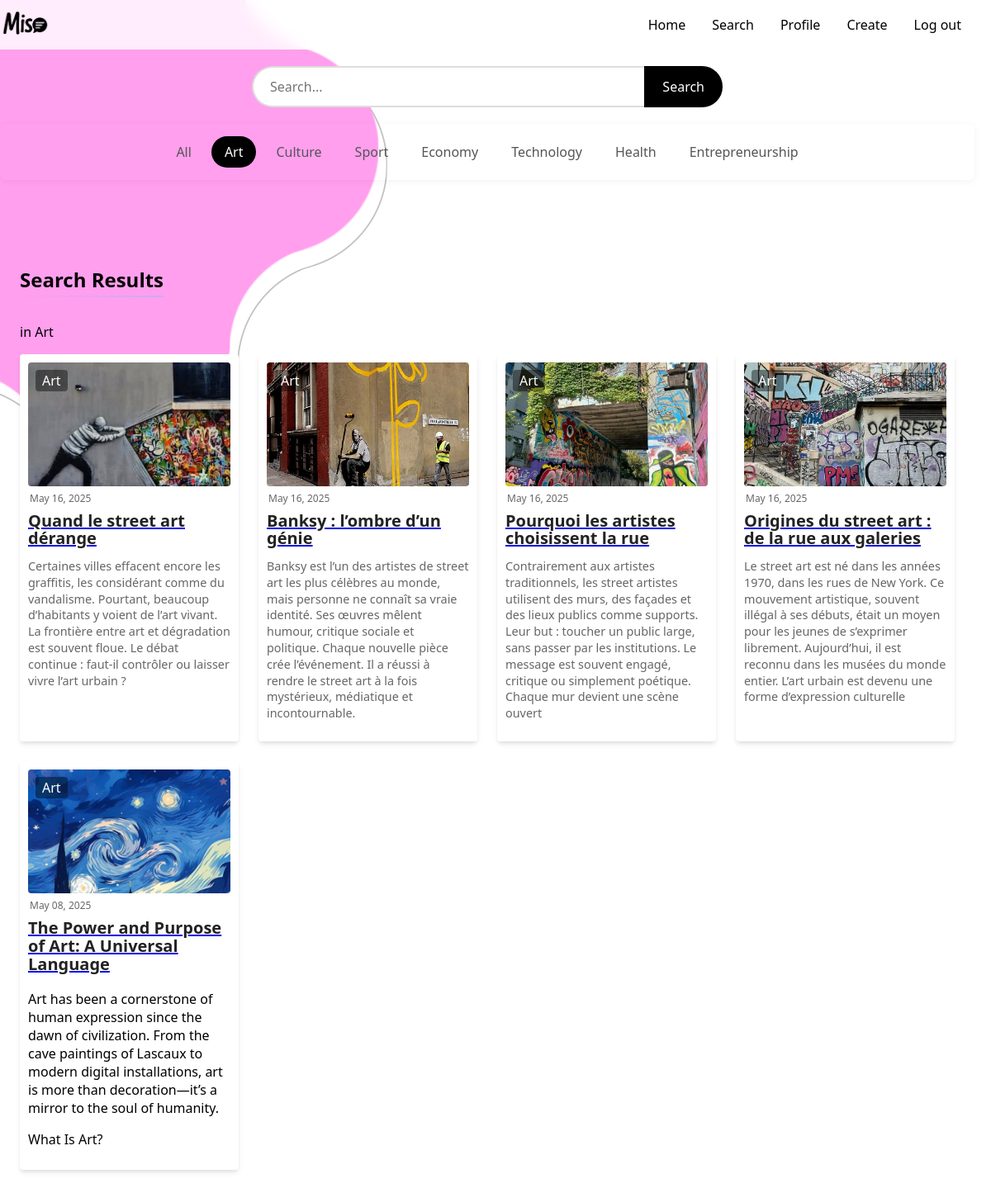
The page /search?category=art (signed in) on the database its author committed.
### app.py (models this page shows)
class Article(db.Model):
    id = db.Column(db.Integer, primary_key=True)
    title = db.Column(db.String(200), nullable=False)
    content = db.Column(db.Text, nullable=False)
    excerpt = db.Column(db.String(300))
    category = db.Column(db.String(50), nullable=False)
    date = db.Column(db.String(50), default=lambda: datetime.now(timezone.utc).strftime('%B %d, %Y'))
    image_url = db.Column(db.String(200), default='default_article.jpg')
    author_id = db.Column(db.Integer, db.ForeignKey('user.id'), nullable=False)

### app.py (the view)
@app.route('/search')
def search():
    if 'user_id' not in session:
        return redirect(url_for('search_be'))
    query = request.args.get('q', '')
    category = request.args.get('category', '')
    page = request.args.get('page', 1, type=int)
    base_query = Article.query
    if category:
        base_query = base_query.filter_by(category=category)
    if query:
        base_query = base_query.filter(
            (Article.title.ilike(f'%{query}%')) |
            (Article.content.ilike(f'%{query}%')) |
            (Article.category.ilike(f'%{query}%'))
        )
    results = base_query.order_by(Article.id.desc()).paginate(page=page, per_page=9)
    return render_template('search_page.html',
                         query=query,
                         results=results,
                         active_category=category,
                         page=page)

### templates/search_page.html (shortened to what this page needs)
<!DOCTYPE html>
<html>
    <head>
        <link rel="stylesheet" href="{{ url_for('static', filename='css/search_page.css') }}">
    </head>
    <body>
        <div class="wavy-circle-first wavy-circle"></div>
        <div class="wavy-circle-second wavy-circle"></div>
        <div class="wavy-circle-third wavy-circle"></div>
        <nav class="navbar">
            <a href="{{ url_for('home') }}" class="mi">
                <img src="{{ url_for('static', filename='images/logo.png') }}" alt="Miso Logo" class="logo-img">
            </a>
            <div class="navbar-links">
                <ul>
                    <li><a href="{{ url_for('home_after_login') }}">Home</a></li>
                    <li><a href="{{ url_for('search') }}" class="active">Search</a></li>
                    <li><a href="{{ url_for('profile') }}">Profile</a></li>
                    <li><a href="{{ url_for('create') }}">Create</a></li>
                    <li><a href="{{ url_for('logout') }}">Log out</a></li>
                </ul>
            </div>
        </nav>
        <div class="search-container">
            <form action="{{ url_for('search') }}" method="GET">
                <input type="text" name="q" placeholder="Search..." class="search-input" value="{{ query or '' }}">
                <button type="submit" class="search-button">Search</button>
            </form>
        </div>
        <div class="categories-nav">
          <ul class="categories-list">
              <li><a href="{{ url_for('search') }}" class="{% if not active_category %}active{% endif %}">All</a></li>
              <li><a href="{{ url_for('search', category='art') }}" class="{% if active_category == 'art' %}active{% endif %}">Art</a></li>
              <li><a href="{{ url_for('search', category='culture') }}" class="{% if active_category == 'culture' %}active{% endif %}">Culture</a></li>
              <li><a href="{{ url_for('search', category='sport') }}" class="{% if active_category == 'sport' %}active{% endif %}">Sport</a></li>
              <li><a href="{{ url_for('search', category='economy') }}" class="{% if active_category == 'economy' %}active{% endif %}">Economy</a></li>
              <li><a href="{{ url_for('search', category='technology') }}" class="{% if active_category == 'technology' %}active{% endif %}">Technology</a></li>
              <li><a href="{{ url_for('search', category='health') }}" class="{% if active_category == 'health' %}active{% endif %}">Health</a></li>
              <li><a href="{{ url_for('search', category='entrepreneurship') }}" class="{% if active_category == 'entrepreneurship' %}active{% endif %}">Entrepreneurship</a></li>
          </ul>
      </div>
        <section class="popular-articles">
            {% if query or active_category %}
                <div class="section-header">
                    <h2>Search Results</h2>
                    <p>
                        {% if active_category %}in {{ active_category|capitalize }}{% endif %}
                    </p>
                </div>
            {% else %}
                <div class="section-header">
                    <h2>Recent Articles</h2>
                    <p>Explore our latest content</p>
                </div>
            {% endif %}
            <div class="articles-grid">
                {% for article in results %}
                <div class="card">
                    <div class="header">
                        <div class="image" style="background-image: url('{{ url_for('static', filename='uploads/' + article.image_url) if article.image_url != 'default_article.jpg' else url_for('static', filename='images/default_article.jpg') }}')">
                            <span class="tag">{{ article.category|capitalize }}</span>
                        </div>
                        <div class="date">
                            <span>{{ article.date }}</span>
                        </div>
                    </div>
                    <div class="info">
                        <a href="{{ url_for('article_view', id=article.id) }}" class="block">
                            <span class="title">{{ article.title }}</span>
                        </a>
                        <p class="description">{{ article.excerpt | safe }}</p>
                    </div>
                </div>
                {% else %}
                <div class="no-results">
                    <p>No articles found{% if query %} for "{{ query }}"{% endif %}.</p>
                </div>
                {% endfor %}
            </div>
        </section>
    </body>
</html>

### rows shown on the page
Article: image_url (picture), category "Art", date "May 16, 2025", title "Quand le street art dérange", excerpt "Certaines villes effacent encore les graffitis, les considérant comme du vandalisme. Pourtant, beaucoup d’habitants y voient de l’art vivant. La frontière entre art et dégradation est souvent floue. Le débat continue : faut-il contrôler ou laisser vivre l’art urbain ?"
Article: image_url (picture), category "Art", date "May 16, 2025", title "Banksy : l’ombre d’un génie", excerpt "Banksy est l’un des artistes de street art les plus célèbres au monde, mais personne ne connaît sa vraie identité. Ses œuvres mêlent humour, critique sociale et politique. Chaque nouvelle pièce crée l’événement. Il a réussi à rendre le street art à la fois mystérieux, médiatique et incontournable."
Article: image_url (picture), category "Art", date "May 16, 2025", title "Pourquoi les artistes choisissent la rue", excerpt "Contrairement aux artistes traditionnels, les street artistes utilisent des murs, des façades et des lieux publics comme supports. Leur but : toucher un public large, sans passer par les institutions. Le message est souvent engagé, critique ou simplement poétique. Chaque mur devient une scène ouvert"
Article: image_url (picture), category "Art", date "May 16, 2025", title "Origines du street art : de la rue aux galeries", excerpt "Le street art est né dans les années 1970, dans les rues de New York. Ce mouvement artistique, souvent illégal à ses débuts, était un moyen pour les jeunes de s’exprimer librement. Aujourd’hui, il est reconnu dans les musées du monde entier. L’art urbain est devenu une forme d’expression culturelle"
Article: image_url (picture), category "Art", date "May 08, 2025", title "The Power and Purpose of Art: A Universal Language", excerpt "Art has been a cornerstone of human expression since the dawn of civilization. From the cave paintings of Lascaux to modern digital installations, art is more than decoration—it’s a mirror to the soul of humanity. What Is Art?"

### other values the page prints
{{ active_category|capitalize }} "Art"
